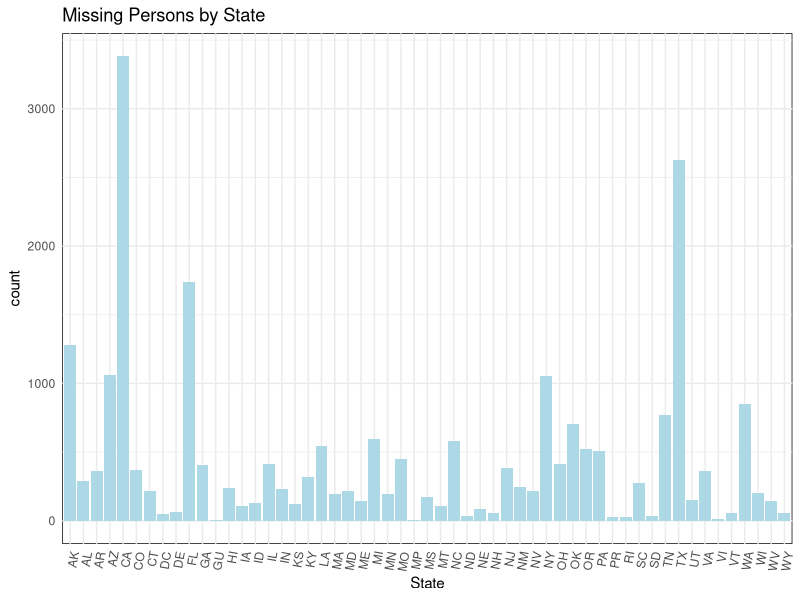
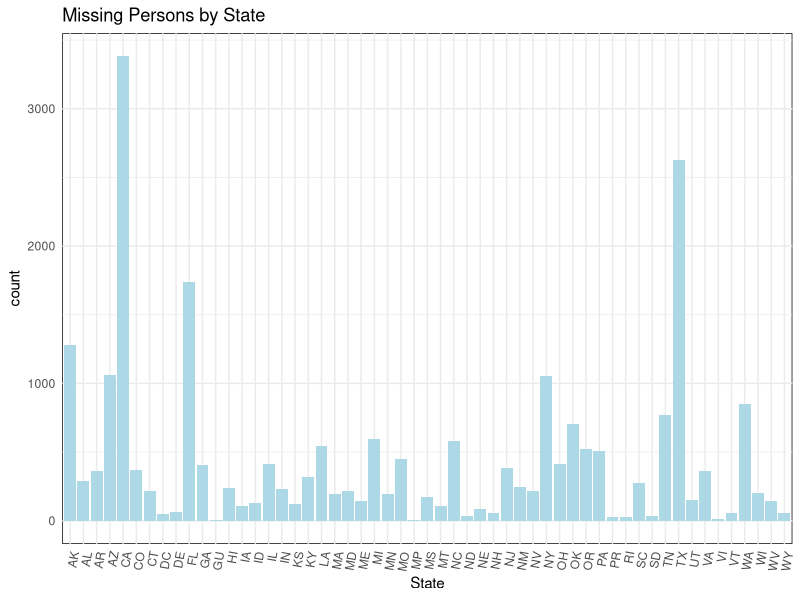

Recreate these plots in R, in order.
#generate state figure

library(ggplot2)
merged_data <- read.csv("source_data/merged_data.csv")

ggplot(merged_data, aes(x = State)) +
  geom_bar(fill = "lightblue") +
  labs(title = "Missing Persons by State") +
  theme_minimal() +
  theme(axis.text.x = element_text(angle = 80, hjust = 1),
        panel.background = element_rect(fill = "white"))

# Save the plot as a PNG file in the 'output' folder 
ggsave("output/state_figure.png", width = 6, height = 4)

